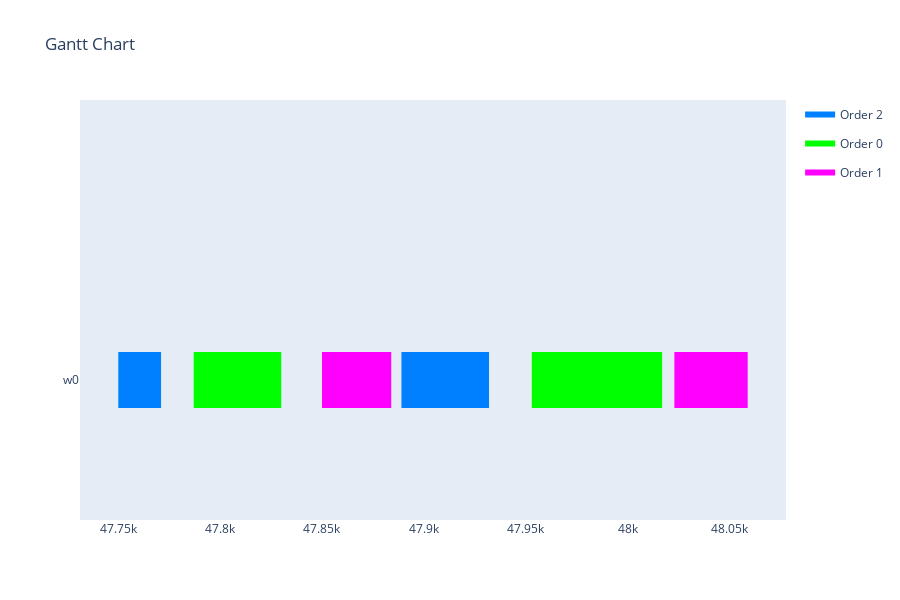

Notebook cell for this chart:
### Markdown cell above
Visualization

### Code cell
visualize_schedule(schedule, production_environment, orders)

### Figure 1 — Plotly figure (JSON) as saved in the notebook; plotly's stock layout.template omitted (floating-point values rounded to 4 significant figures)
{"data": [{"fill": "toself", "fillcolor": "rgb(0, 128, 255)", "hoverinfo": "name", "legendgroup": "rgb(0, 128, 255)", "mode": "none", "name": "Order 2", "type": "scatter", "x": [47750, 47771, 47771, 47750, 47750, 47889, 47932, 47932, 47889], "y": [-0.2, -0.2, 0.2, 0.2, null, -0.2, -0.2, 0.2, 0.2]}, {"fill": "toself", "fillcolor": "rgb(0, 255, 0)", "hoverinfo": "name", "legendgroup": "rgb(0, 255, 0)", "mode": "none", "name": "Order 0", "type": "scatter", "x": [47787, 47830, 47830, 47787, 47787, 47953, 48017, 48017, 47953], "y": [-0.2, -0.2, 0.2, 0.2, null, -0.2, -0.2, 0.2, 0.2]}, {"fill": "toself", "fillcolor": "rgb(255, 0, 255)", "hoverinfo": "name", "legendgroup": "rgb(255, 0, 255)", "mode": "none", "name": "Order 1", "type": "scatter", "x": [47850, 47884, 47884, 47850, 47850, 48023, 48059, 48059, 48023], "y": [-0.2, -0.2, 0.2, 0.2, null, -0.2, -0.2, 0.2, 0.2]}, {"legendgroup": "rgb(0, 128, 255)", "marker": {"color": "rgb(0, 128, 255)", "opacity": 0, "size": 1}, "mode": "markers", "name": "", "showlegend": false, "text": [null, null, null, null], "type": "scatter", "x": [47750, 47771, 47889, 47932], "y": [0, 0, 0, 0]}, {"legendgroup": "rgb(0, 255, 0)", "marker": {"color": "rgb(0, 255, 0)", "opacity": 0, "size": 1}, "mode": "markers", "name": "", "showlegend": false, "text": [null, null, null, null], "type": "scatter", "x": [47787, 47830, 47953, 48017], "y": [0, 0, 0, 0]}, {"legendgroup": "rgb(255, 0, 255)", "marker": {"color": "rgb(255, 0, 255)", "opacity": 0, "size": 1}, "mode": "markers", "name": "", "showlegend": false, "text": [null, null, null, null], "type": "scatter", "x": [47850, 47884, 48023, 48059], "y": [0, 0, 0, 0]}], "layout": {"height": 600, "hovermode": "closest", "showlegend": true, "title": {"text": "Gantt Chart"}, "xaxis": {"rangeselector": {"buttons": [{"count": 7, "label": "1w", "step": "day", "stepmode": "backward"}, {"count": 1, "label": "1m", "step": "month", "stepmode": "backward"}, {"count": 6, "label": "6m", "step": "month", "stepmode": "backward"}, {"count": 1, "label": "YTD", "step": "year", "stepmode": "todate"}, {"count": 1, "label": "1y", "step": "year", "stepmode": "backward"}, {"step": "all"}]}, "showgrid": false, "type": "linear", "zeroline": false}, "yaxis": {"autorange": false, "range": [-1, 2], "showgrid": false, "ticktext": ["w0"], "tickvals": [0], "zeroline": false}}}
